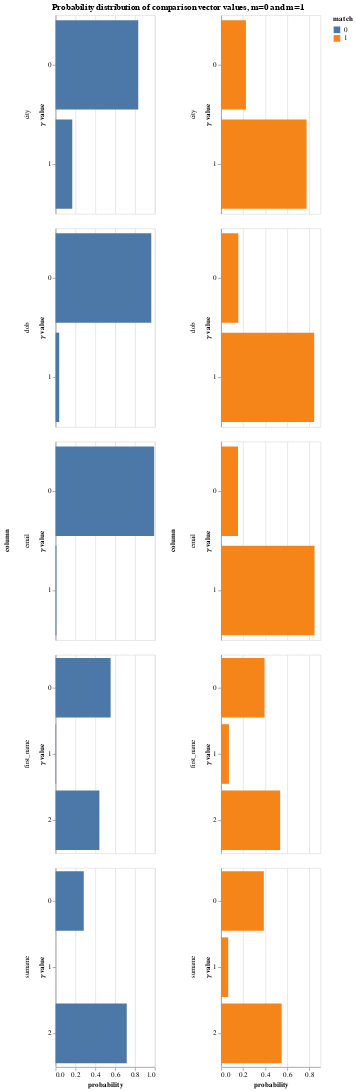

Here is the notebook cell this chart was saved with:
### Markdown cell above
The `params` property of the `linker` is an object that contains a lot of diagnostic information about how the match probability was computed.  The following cells demonstrate some of its functionality

### Code cell
params = linker.params
params.probability_distribution_chart()

### Figure 1 — Vega-Lite specification as saved in the notebook (floating-point values rounded to 4 significant figures)
{"$schema": "https://vega.github.io/schema/vega-lite/v3.4.0.json", "config": {"mark": {"tooltip": null}, "title": {"anchor": "middle"}, "view": {"height": 300, "width": 400}}, "data": {"name": "data-a0d51cff9ad990d370192db2f4183724"}, "datasets": {"data-a0d51cff9ad990d370192db2f4183724": [{"column": "first_name", "gamma": "gamma_first_name", "match": 1, "probability": 0.3937, "value": 0, "value_of_gamma": "level_0"}, {"column": "first_name", "gamma": "gamma_first_name", "match": 1, "probability": 0.07085, "value": 1, "value_of_gamma": "level_1"}, {"column": "first_name", "gamma": "gamma_first_name", "match": 1, "probability": 0.5354, "value": 2, "value_of_gamma": "level_2"}, {"column": "first_name", "gamma": "gamma_first_name", "match": 0, "probability": 0.5541, "value": 0, "value_of_gamma": "level_0"}, {"column": "first_name", "gamma": "gamma_first_name", "match": 0, "probability": 0.005009, "value": 1, "value_of_gamma": "level_1"}, {"column": "first_name", "gamma": "gamma_first_name", "match": 0, "probability": 0.4409, "value": 2, "value_of_gamma": "level_2"}, {"column": "surname", "gamma": "gamma_surname", "match": 1, "probability": 0.3871, "value": 0, "value_of_gamma": "level_0"}, {"column": "surname", "gamma": "gamma_surname", "match": 1, "probability": 0.06438, "value": 1, "value_of_gamma": "level_1"}, {"column": "surname", "gamma": "gamma_surname", "match": 1, "probability": 0.5485, "value": 2, "value_of_gamma": "level_2"}, {"column": "surname", "gamma": "gamma_surname", "match": 0, "probability": 0.2835, "value": 0, "value_of_gamma": "level_0"}, {"column": "surname", "gamma": "gamma_surname", "match": 0, "probability": 6.514e-05, "value": 1, "value_of_gamma": "level_1"}, {"column": "surname", "gamma": "gamma_surname", "match": 0, "probability": 0.7165, "value": 2, "value_of_gamma": "level_2"}, {"column": "dob", "gamma": "gamma_dob", "match": 1, "probability": 0.1563, "value": 0, "value_of_gamma": "level_0"}, {"column": "dob", "gamma": "gamma_dob", "match": 1, "probability": 0.8437, "value": 1, "value_of_gamma": "level_1"}, {"column": "dob", "gamma": "gamma_dob", "match": 0, "probability": 0.9636, "value": 0, "value_of_gamma": "level_0"}, {"column": "dob", "gamma": "gamma_dob", "match": 0, "probability": 0.03638, "value": 1, "value_of_gamma": "level_1"}, {"column": "city", "gamma": "gamma_city", "match": 1, "probability": 0.2251, "value": 0, "value_of_gamma": "level_0"}, {"column": "city", "gamma": "gamma_city", "match": 1, "probability": 0.7749, "value": 1, "value_of_gamma": "level_1"}, {"column": "city", "gamma": "gamma_city", "match": 0, "probability": 0.8323, "value": 0, "value_of_gamma": "level_0"}, {"column": "city", "gamma": "gamma_city", "match": 0, "probability": 0.1677, "value": 1, "value_of_gamma": "level_1"}, {"column": "email", "gamma": "gamma_email", "match": 1, "probability": 0.1531, "value": 0, "value_of_gamma": "level_0"}, {"column": "email", "gamma": "gamma_email", "match": 1, "probability": 0.8469, "value": 1, "value_of_gamma": "level_1"}, {"column": "email", "gamma": "gamma_email", "match": 0, "probability": 0.992, "value": 0, "value_of_gamma": "level_0"}, {"column": "email", "gamma": "gamma_email", "match": 0, "probability": 0.008034, "value": 1, "value_of_gamma": "level_1"}]}, "hconcat": [{"encoding": {"color": {"field": "match", "type": "nominal"}, "row": {"field": "column", "sort": {"field": "gamma"}, "type": "nominal"}, "tooltip": [{"field": "column", "type": "nominal"}, {"field": "probability", "format": ".4f", "type": "quantitative"}, {"field": "value", "type": "ordinal"}], "x": {"field": "probability", "type": "quantitative"}, "y": {"axis": {"title": "𝛾 value"}, "field": "value", "type": "nominal"}}, "mark": "bar", "resolve": {"scale": {"y": "independent"}}, "transform": [{"filter": "(datum.match === 0)"}], "width": 150}, {"encoding": {"color": {"field": "match", "type": "nominal"}, "row": {"field": "column", "sort": {"field": "gamma"}, "type": "nominal"}, "tooltip": [{"field": "column", "type": "nominal"}, {"field": "probability", "format": ".4f", "type": "quantitative"}, {"field": "value", "type": "ordinal"}], "x": {"field": "probability", "type": "quantitative"}, "y": {"axis": {"title": "𝛾 value"}, "field": "value", "type": "nominal"}}, "mark": "bar", "resolve": {"scale": {"y": "independent"}}, "transform": [{"filter": "(datum.match === 1)"}], "width": 150}], "title": "Probability distribution of comparison vector values, m=0 and m=1"}
